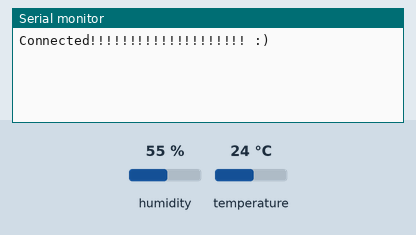
This sketch was run on a simulated ESP32. Shown: the last lines printed to the serial monitor. The test bench sets the inputs (shaded band); at power-on: humidity 55 %, temperature 24 °C. WiFi joins after 1.5 s; servers stay silent unless stated; uploads are accepted with an empty reply.

Above: at 2.7 s.
2.8 s: humidity set to 22 %
At 7.8 s:
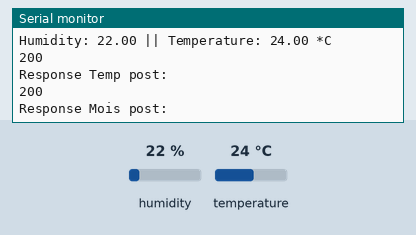
10.7 s: temperature set to 12 °C
At 12.07 s:
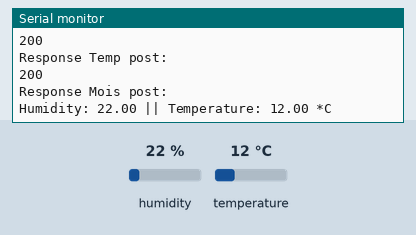
18.6 s: humidity set to 40 %
At 23.08 s:
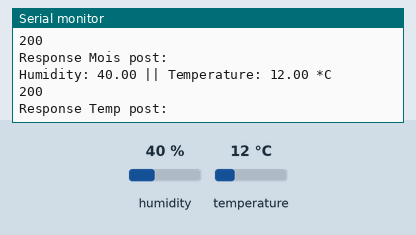

The sketch:

ConnectWifi_DHT21.ino
```cpp
#include <DHT.h>
#include <DHT_U.h>
#include <ArduinoJson.h> // Thêm thư viện ArduinoJson
#include <WiFiManager.h> // https://github.com/tzapu/WiFiManager
#include <HTTPClient.h>


#define DHTPIN 26     // what digital pin we're connected to
#define DHTTYPE DHT21   // DHT 21 (AM2301)

DHT dht(DHTPIN, DHTTYPE);

  // Gửi HTTP POST request -----
  HTTPClient http;

void setup() {
    // WiFi.mode(WIFI_STA); // explicitly set mode, esp defaults to STA+AP
    // it is a good practice to make sure your code sets wifi mode how you want it.

    // put your setup code here, to run once:
    Serial.begin(115200);

    //WiFiManager, Local intialization. Once its business is done, there is no need to keep it around
    WiFiManager wm;

    // reset settings - wipe stored credentials for testing
    // these are stored by the esp library
    //  wm.resetSettings();

    // Automatically connect using saved credentials,
    // if connection fails, it starts an access point with the specified name ( "AutoConnectAP"),
    // if empty will auto generate SSID, if password is blank it will be anonymous AP (wm.autoConnect())
    // then goes into a blocking loop awaiting configuration and will return success result
    bool res;
    // res = wm.autoConnect(); // auto generated AP name from chipid
    // res = wm.autoConnect("AutoConnectAP"); // anonymous ap
    res = wm.autoConnect("ESP32_AccessPoint","password"); // password protected ap
    if(!res) {
        Serial.println("Cannot connect to wifi");
        ESP.restart();
    }
    else {
        //if you get here you have connected to the WiFi
        Serial.println("Connected!!!!!!!!!!!!!!!!!!!! :)");
        dht.begin();
    }

}

void PostTemp(float t){
  String url = "http://115.74.233.26:80/v1/api/templogs";
  StaticJsonDocument<200> Tempdoc; // 200 là kích thước tối đa của JSON

  Tempdoc["value"] = t; // Thay đổi giá trị này bằng giá trị thực của nhiet do
    // Chuyển đổi JSON thành chuỗi
  String jsonTemp;
  serializeJson(Tempdoc, jsonTemp);

  // Gửi POST request
  http.begin(url);
  http.addHeader("Content-Type", "application/json");

  // // Gửi request và nhận kết quả
  int httpResponseCode = http.POST(jsonTemp);
  if (httpResponseCode > 0) {
    String response = http.getString(); // Nhận phản hồi từ server
    Serial.println(httpResponseCode);
    Serial.print("Response Temp post: ");
    Serial.println(response);
  } else {
    Serial.print("[Temp] Error on HTTP request: ");
    Serial.println(httpResponseCode);
  }

  http.end(); // Kết thúc kết nối HTTP
}

void PostMois(float h){
  String url = "http://115.74.233.26:80/v1/api/moisturelogs";
  StaticJsonDocument<200> Moisdoc; // 200 là kích thước tối đa của JSON

  Moisdoc["value"] = h; // Thay đổi giá trị này bằng giá trị thực của độ ẩm
    // Chuyển đổi JSON thành chuỗi
  String jsonMois;
  serializeJson(Moisdoc, jsonMois);

  // Gửi POST request
  http.begin(url);
  http.addHeader("Content-Type", "application/json");

  // // Gửi request và nhận kết quả
  int httpResponseCode = http.POST(jsonMois);
  if (httpResponseCode > 0) {
    String response = http.getString(); // Nhận phản hồi từ server
    Serial.println(httpResponseCode);
    Serial.print("Response Mois post: ");
    Serial.println(response);
  } else {
    Serial.print("[Mois] Error on HTTP request: ");
    Serial.println(httpResponseCode);
  }

  http.end(); // Kết thúc kết nối HTTP
}

void loop() {
    // Wait a few seconds between measurements.
  delay(5000);

  // Reading temperature or humidity takes about 250 milliseconds!
  // Sensor readings may also be up to 2 seconds 'old' (its a very slow sensor)
  float h = dht.readHumidity();
  // Read temperature as Celsius (the default)
  float t = dht.readTemperature();

  // Check if any reads failed and exit early (to try again).
  if (isnan(h) || isnan(t)) {
    Serial.println("Failed to read from DHT sensor!");
    return;
  }

  Serial.print("Humidity: ");
  Serial.print(h);
  Serial.print(" || ");
  Serial.print("Temperature: ");
  Serial.print(t);
  Serial.println(" *C ");

  PostTemp(t);
  PostMois(h);
}
```

Measured:
- after the input at 2.8 s, the serial monitor: prints a new line after 3.7 s (image 1)
- after the input at 10.7 s, the serial monitor: prints a new line after 1.2 s (image 2)
- after the input at 18.6 s, the serial monitor: prints a new line after 4.1 s (image 3)
